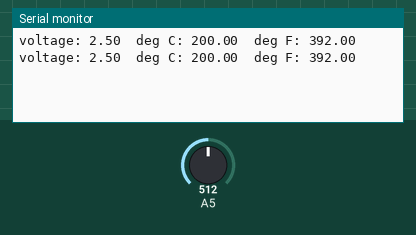
The sketch below on a simulated Arduino Uno, built with avr-gcc and run on an emulated ATmega328P. On the bench: the last lines printed to the serial monitor. Inputs (shaded band) come from the test bench; at power-on: A5 = 512.

Above: at 1.8 s.
1.9 s: A5 set to 716
At 2.4 s:
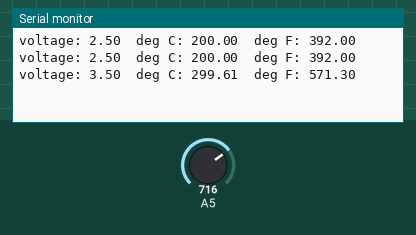
3.4 s: A5 set to 900
At 4.8 s:
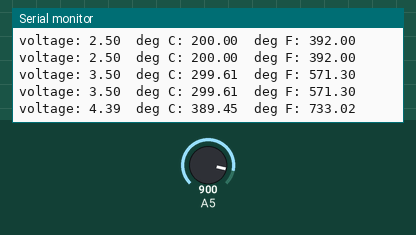
Timing chart, 0 to 6.4 s (numbered marks = the images above; inputs shaded):
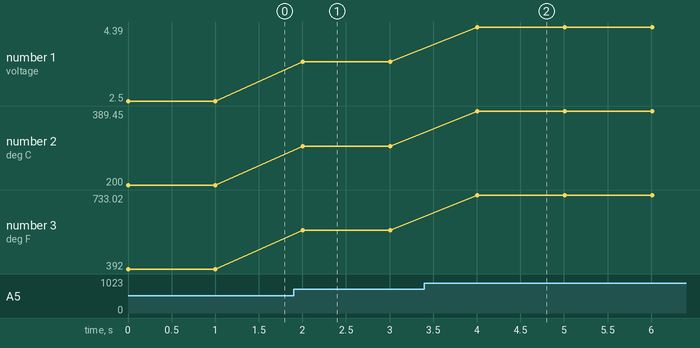

Measured:
- after the input at 1.9 s, the serial monitor: prints a new line after 0.10 s (image 1)
- after the input at 3.4 s, the serial monitor: prints a new line after 0.61 s (image 2)
- plotted number 1: 2.5 → 3.5 after the input at 1.9 s, 3.5 → 4.39 after the input at 3.4 s
- plotted number 2: 200 → 299.61 after the input at 1.9 s, 299.61 → 389.45 after the input at 3.4 s
- plotted number 3: 392 → 571.3 after the input at 1.9 s, 571.3 → 733.02 after the input at 3.4 s

The sketch:

temp_probe.ino
```cpp
const int temperaturePin = 13;

void setup()
{
  Serial.begin(9600);
}

void loop()
{
  float voltage, deg_C, deg_F;

  voltage = getVoltage(temperaturePin);

  deg_C = (voltage - 0.5) * 100.0;

  deg_F = deg_C * (9.0/5.0) + 32.0;

  Serial.print("voltage: ");
  Serial.print(voltage);
  Serial.print("  deg C: ");
  Serial.print(deg_C);
  Serial.print("  deg F: ");
  Serial.println(deg_F);

  delay(1000);
}

float getVoltage(int pin)
{
  return (analogRead(pin) * 0.004882814);
}
```
